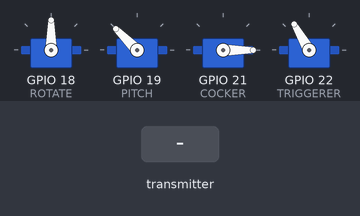
This sketch was run on a simulated ESP32. On the bench: 4 × servo. The inputs (shaded band) are chosen by the test bench.

Above: at 3.2 s.
3.3 s: the transmitter starts sending xValue = 0
At 4.1 s:
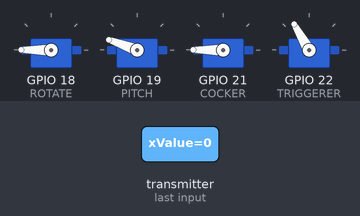
6.3 s: the transmitter starts sending yValue = 1024
At 7.5 s:
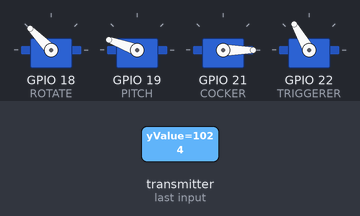
7.8 s: the transmitter starts sending xValue = 1024
At 8.7 s:
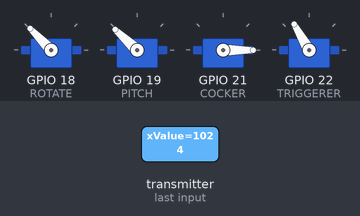
9.3 s: the transmitter starts sending yValue = 0
At 9.8 s:
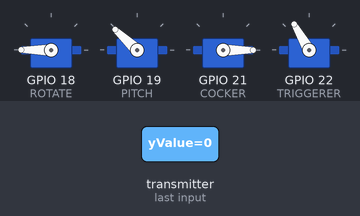
10.8 s: the transmitter starts sending xValue = 2048
At 12.0 s:
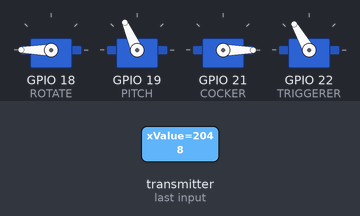
12.3 s: the transmitter starts sending yValue = 2048
At 13.3 s:
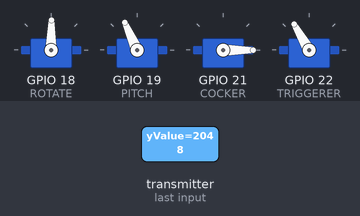
Timing chart, 0 to 14.8 s (numbered marks = the images above; inputs shaded):
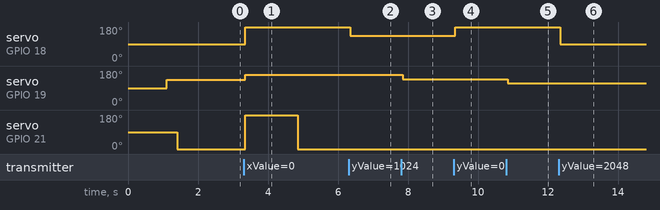

The sketch:

NerfTurret.ino
```cpp
#include <WiFi.h>
#include <esp_now.h>
#include <ESP32Servo.h>

const int ROTATE = 18;
const int PITCH = 19;
const int COCKER = 21;
const int TRIGGERER = 22;

Servo rotServo;
Servo pitServo;
Servo cocServo;
Servo triServo;

//shooting variables
enum Pow {COCK, SLACK, SHOOT, RELEASE};
Pow bang = COCK;
unsigned long cocking = 0;
unsigned long shooting = 0;

const int DEADZONE = 200;
bool lastClickState = HIGH;

typedef struct struct_message {
  int xValue;
  int yValue;
  int click;
} struct_message;

struct_message incomingData;
volatile boolean newDataRec = false;

void OnDataRecv (const esp_now_recv_info *info, const uint8_t *incomingDataPtr, int len) {
  memcpy(&incomingData, incomingDataPtr, sizeof(incomingData));

  newDataRec = true;
}

void setup() {
  Serial.begin(115200);
  delay(500);

  ESP32PWM::allocateTimer(0);
  ESP32PWM::allocateTimer(1);
  ESP32PWM::allocateTimer(2);
  ESP32PWM::allocateTimer(3);

  rotServo.attach(ROTATE);
  pitServo.attach(PITCH);
  cocServo.attach(COCKER);
  triServo.attach(TRIGGERER);

  delay(300);
  rotServo.write(90);
  delay(300);
  pitServo.write(135);
  delay(300);
  cocServo.write(0);
  delay(300);
  triServo.write(120);
  delay(300);

  WiFi.mode(WIFI_STA);

  if (esp_now_init() != ESP_OK) {
    Serial.println("Error initializing esp now");
    return;
  }

  esp_now_register_recv_cb(OnDataRecv);
}

void loop() {
  if (newDataRec) {
    newDataRec = false;

    int rawX = incomingData.xValue;
    int rawY = incomingData.yValue;

    if (incomingData.click == LOW && lastClickState == HIGH && bang == COCK) {
      cock();
    } else if (incomingData.click == LOW && lastClickState == HIGH && bang == SHOOT) {
      shoot();
    }
    if (millis() - cocking > 1000 && bang == SLACK) {
      slack();
    }
    if (millis() - shooting > 400 && bang == RELEASE) {
      release();
    }
    lastClickState = incomingData.click;

    int pitServoAngle = map(rawX, 4095, 0, 70, 160);
    pitServoAngle = constrain(pitServoAngle, 70, 160);
    pitServo.write(pitServoAngle);

    int rotServoAngle = map(rawY, 4095, 0, 0, 180);
    rotServoAngle = constrain(rotServoAngle, 0, 180);
    rotServo.write(rotServoAngle);
  }
}

void cock() {
  if (bang == COCK) {
    cocking = millis();
    cocServo.write(180);
    bang = SLACK;
  }
}

void slack() {
  if (bang == SLACK) {
    cocServo.write(0);
    bang = SHOOT;
  }
}

void shoot() {
  if (bang == SHOOT) {
    shooting = millis();
    triServo.write(70);
    bang = RELEASE;
  }
}

void release() {
  if (bang == RELEASE) {
    triServo.write(120);
    bang = COCK;
  }
}   
```

Measured:
- after the input at 3.3 s, servo on GPIO 18 (ROTATE): 90° → 180° after 0.05 s; servo on GPIO 19 (PITCH): 135° → 160° after 0.05 s; servo on GPIO 21 (COCKER): 0° → 180° after 0.05 s, → 0° 1.5 s later
- after the input at 6.3 s, servo on GPIO 18 (ROTATE): 180° → 134° after 0.05 s
- after the input at 7.8 s, servo on GPIO 19 (PITCH): 160° → 137° after 0.05 s
- after the input at 9.3 s, servo on GPIO 18 (ROTATE): 134° → 180° after 0.05 s
- after the input at 10.8 s, servo on GPIO 19 (PITCH): 137° → 114° after 0.05 s
- after the input at 12.3 s, servo on GPIO 18 (ROTATE): 180° → 89° after 0.05 s
